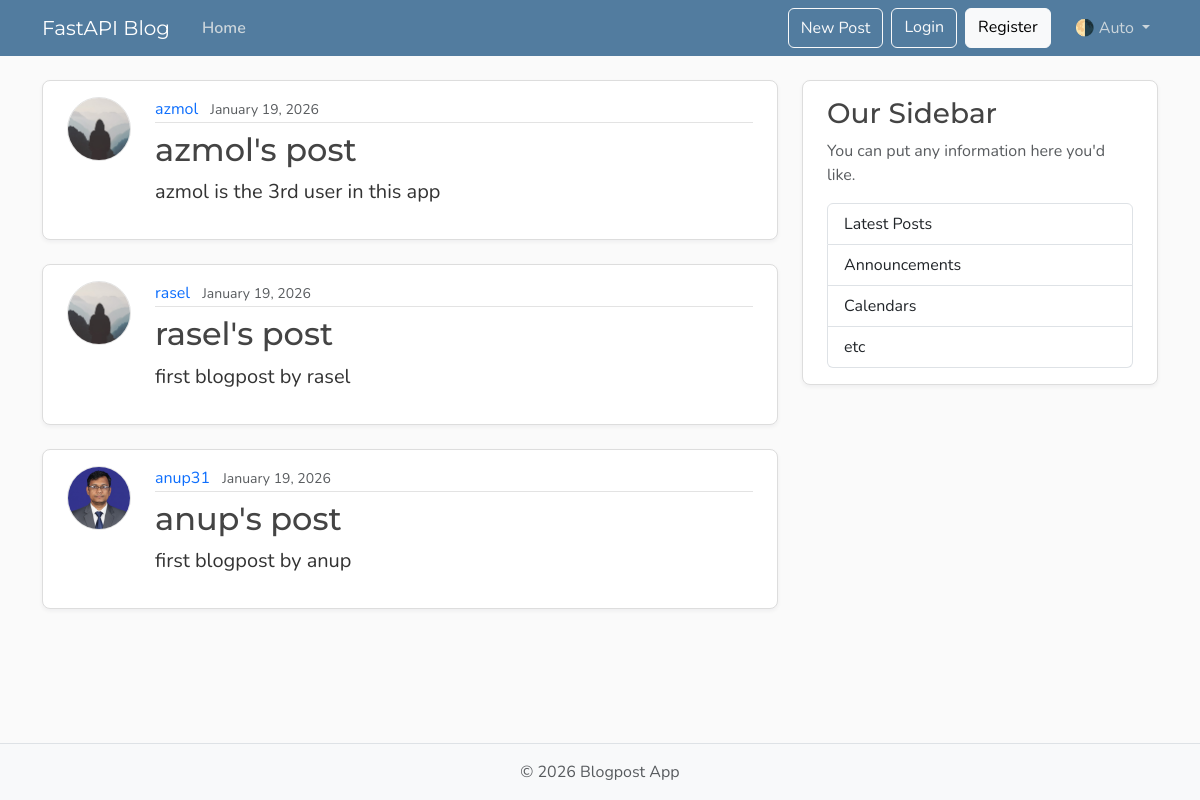
Page /posts on the earlier database version.
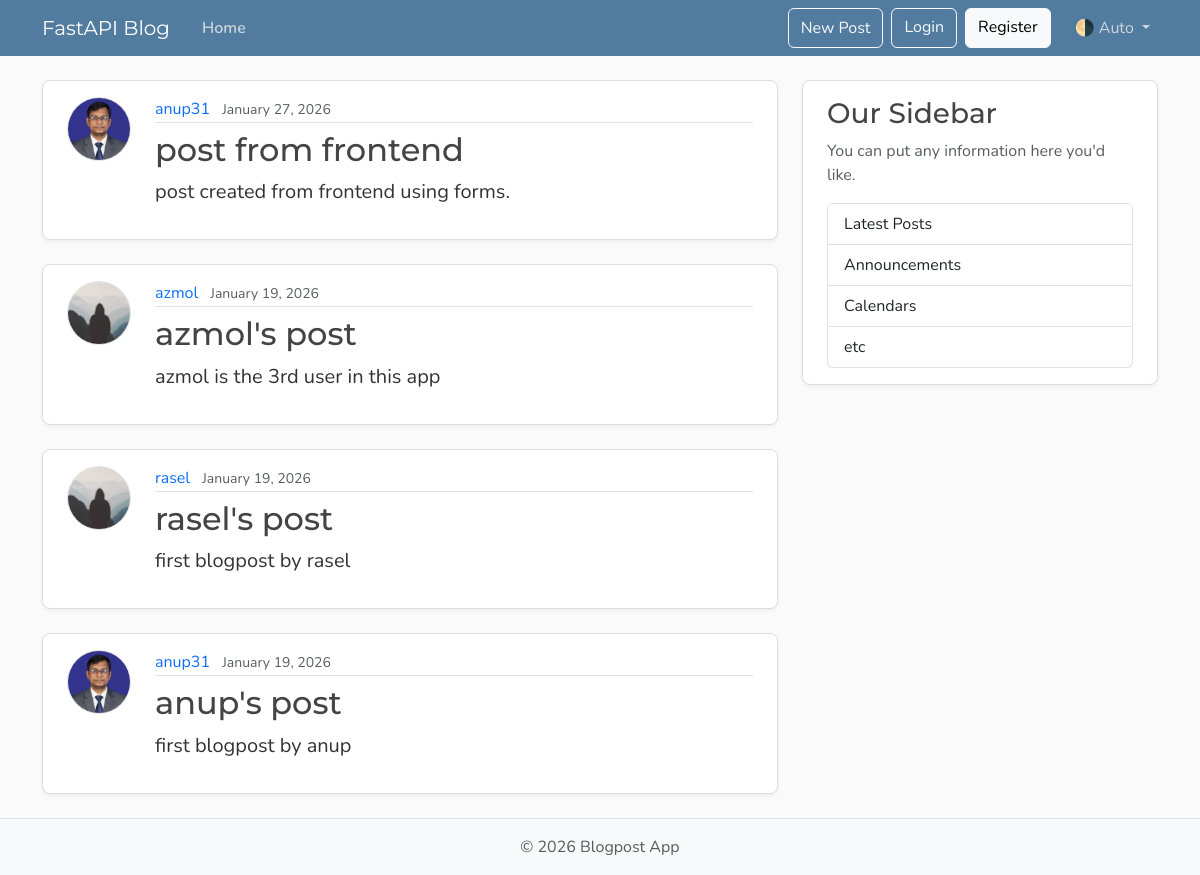
Same page on the later database version.
### models.py (models this page shows, shortened)
class Post(Base):
    __tablename__ = "posts"
    id: Mapped[int] = mapped_column(Integer, primary_key=True, index=True)
    title: Mapped[str] = mapped_column(String(100), nullable=False)
    content: Mapped[str] = mapped_column(Text, nullable=False)
    user_id: Mapped[int] = mapped_column(
        ForeignKey("users.id"),
        nullable=False,
        index=True,
    )
    date_posted: Mapped[datetime] = mapped_column(
        DateTime(timezone=True),
        default=lambda: datetime.now(UTC),
    )
    author: Mapped[User] = relationship(back_populates="posts")

class User(Base):
    __tablename__ = "users"
    id: Mapped[int] = mapped_column(Integer, primary_key=True, index=True)
    username: Mapped[str] = mapped_column(String(50), unique=True, nullable=False)
    email: Mapped[str] = mapped_column(String(120), unique=True, nullable=False)
    image_file: Mapped[str | None] = mapped_column(
        String(200),
        nullable=True,
        default=None,
    )
    posts: Mapped[list[Post]] = relationship(
        back_populates="author",
        cascade="all, delete-orphan",
    )

### main.py (the view)
@app.get("/", include_in_schema=False, name="home")
@app.get("/posts", include_in_schema=False, name="posts")
async def home(request: Request, db: Annotated[AsyncSession, Depends(get_db)]):
    result = await db.execute(
        select(models.Post).options(selectinload(models.Post.author)).order_by(models.Post.date_posted.desc()), # selectinload(): avoids N+1 queries
    )
    posts = result.scalars().all()
    return templates.TemplateResponse(
        request,
        "home.html",
        {"posts": posts, "title": "Home"},
    )

### templates/home.html
{% extends "layout.html" %}
{% block content %}
    {% for post in posts %}
        <article class="content-section py-3 px-4 mb-4">
            <div class="d-flex align-items-start gap-4">
                <img class="rounded-circle article-img flex-shrink-0"
                     src="{{ post.author.image_path }}"
                     alt="{{ post.author.username }}'s profile picture"
                     width="64"
                     height="64"
                     loading="lazy">
                <div class="flex-grow-1">
                    <div class="article-metadata mb-2">
                        <a class="me-2"
                           href="{{ url_for("user_posts", user_id=post.author.id) }}">{{ post.author.username }}</a>
                        <small class="text-body-secondary">{{ post.date_posted.strftime("%B %d, %Y") }}</small>
                    </div>
                    <h2>
                        <a class="article-title"
                           href="{{ url_for("post_page", post_id=post.id) }}">{{ post.title }}</a>
                    </h2>
                    <p class="article-content">{{ post.content }}</p>
                </div>
            </div>
        </article>
    {% endfor %}
{% endblock content %}

### templates/layout.html (shortened to what this page needs)
<!DOCTYPE html>
<html lang="en">
    <head>
        <link href="https://cdn.jsdelivr.net/npm/bootstrap@5.3.8/dist/css/bootstrap.min.css"
              rel="stylesheet"
>
        <link rel="stylesheet"
              type="text/css"
              href="{{ url_for("static", path='css/main.css') }}">
    </head>
    <body class="d-flex flex-column min-vh-100">
        <header class="site-header">
            <nav class="navbar navbar-expand-md bg-steel fixed-top"
                 data-bs-theme="dark">
                <div class="container">
                    <a class="navbar-brand me-4" href="{{ url_for('home') }}">FastAPI Blog</a>
                    <div class="collapse navbar-collapse" id="navbarToggle">
                        <div class="navbar-nav me-auto">
                            <a class="nav-link active"
                               aria-current="page"
                               href="{{ url_for('home') }}">Home</a>
                        </div>
                        <div class="navbar-nav">
                            <button class="btn btn-outline-light mb-2 mb-md-0 me-md-2"
                                    type="button"
                                    data-bs-toggle="modal"
                                    data-bs-target="#createPostModal">New Post</button>
                            <a class="btn btn-outline-light mb-2 mb-md-0 me-md-2" href="#">Login</a>
                            <a class="btn btn-light mb-2 mb-md-0 me-md-3" href="#">Register</a>
                            <div class="nav-item dropdown">
                                <a class="nav-link dropdown-toggle"
                                   href="#"
                                   role="button"
                                   id="bd-theme"
                                   data-bs-toggle="dropdown"
                                   aria-expanded="false">
                                    <span id="bd-theme-text">🌗 Auto</span>
                                </a>
                            </div>
                        </div>
                    </div>
                </div>
            </nav>
        </header>
        <main role="main" class="container">
            <div class="row">
                <div class="col-md-8">
                    {% block content %}
                    {% endblock content %}
                </div>
                <aside class="col-md-4">
                    <div class="content-section py-3 px-4 mb-4">
                        <h3>Our Sidebar</h3>
                        <p class="text-body-secondary">You can put any information here you'd like.</p>
                        <ul class="list-group">
                            <li class="list-group-item">Latest Posts</li>
                            <li class="list-group-item">Announcements</li>
                            <li class="list-group-item">Calendars</li>
                            <li class="list-group-item">etc</li>
                        </ul>
                    </div>
                </aside>
            </div>
        </main>
        <footer class="mt-auto py-3 bg-body-tertiary border-top">
            <div class="container text-center">
                <p class="text-body-secondary mb-0">
                    © <span id="year"></span> Blogpost App
                </p>
            </div>
        </footer>
    </body>
</html>

### static/css/main.css (style rules this page uses)
:root { --font-heading: "Montserrat", system-ui, -apple-system, BlinkMacSystemFont, sans-serif; --font-body: "Nunito", system-ui, -apple-system, BlinkMacSystemFont, sans-serif; --color-bg-body: #fafafa; --color-bg-content: #ffffff; --color-text-primary: #333333; --color-text-heading: #444444; --color-steel: #527c9f; --color-nav-link: #cbd5db; --color-nav-link-hover: #ffffff; --color-link-hover: #428bca; --color-border: #dddddd; --color-border-light: #e3e3e3; --spacing-xl: 5rem; --article-img-size: 4rem; --account-img-size: 7.813rem; }
body { font-family: var(--font-body); background: var(--color-bg-body); color: var(--color-text-primary); }
main { padding-top: var(--spacing-xl); }
h1, h2, h3, h4, h5, h6 { font-family: var(--font-heading); color: var(--color-text-heading); }
.navbar-brand { font-family: var(--font-heading); }
a { text-decoration: none; }
.bg-steel { background-color: var(--color-steel); }
.site-header .navbar-nav .nav-link { color: var(--color-nav-link); transition: color 0.2s ease-in-out; }
.site-header .navbar-nav .nav-link.active { font-weight: 600; }
.content-section { background: var(--color-bg-content); border: 1px solid var(--color-border); border-radius: 0.5rem; box-shadow: 0 2px 4px rgba(15, 23, 42, 0.05); transition: box-shadow 0.15s ease, transform 0.15s ease, border-color 0.15s ease; }
.article-title { color: var(--color-text-heading); transition: color 0.2s ease-in-out; }
.article-content { white-space: pre-line; font-size: 1.25rem; }
.article-img { height: var(--article-img-size); width: var(--article-img-size); flex-shrink: 0; object-fit: cover; border: 1px solid var(--color-border-light); box-shadow: 0 0 0 2px var(--color-bg-content); }
.article-metadata { padding-bottom: 0.063rem; border-bottom: 1px solid var(--color-border-light); }
.article-metadata a { transition: color 0.2s ease-in-out; }
[data-bs-theme="dark"] { --color-bg-body: #1a1a1a; --color-bg-content: #2d2d2d; --color-text-primary: #e0e0e0; --color-text-heading: #f0f0f0; --color-border: #404040; --color-border-light: #4a4a4a; }

Differences in the rows shown:
added Post: author.image_path (picture), author.username "anup31", date_posted "January 27, 2026", title "post from frontend", content "post created from frontend using forms."
